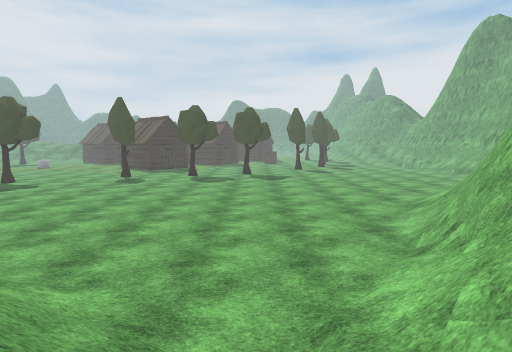
View 1 (above)

21 first-person views from a walk through a scene from a Unity 3-D project. The camera is 1.3 m above the floor, tilts 6° down and sees 80° across. The floor is counted in squares, 1 m on a side. Each view is taken from the middle of a square. On the plan, view 1 faces up. The plan holds only what a view shows up to about 14 squares ahead; the rest is blank. The place goes on beyond the plan. The player character is not drawn. Some surface patterns are stand-ins.

View 2
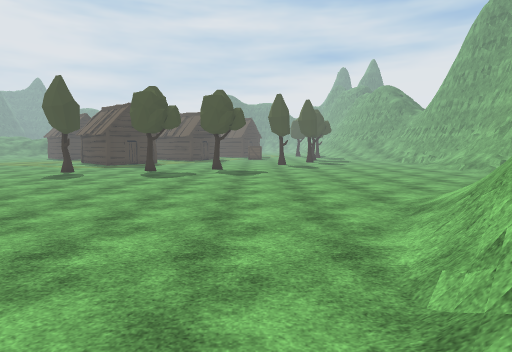

View 3
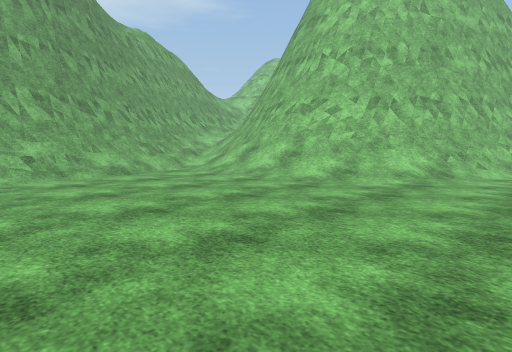

View 4
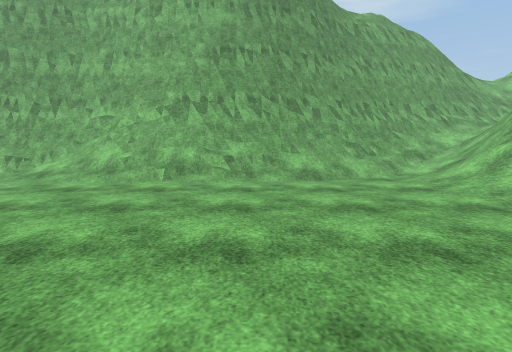

View 5
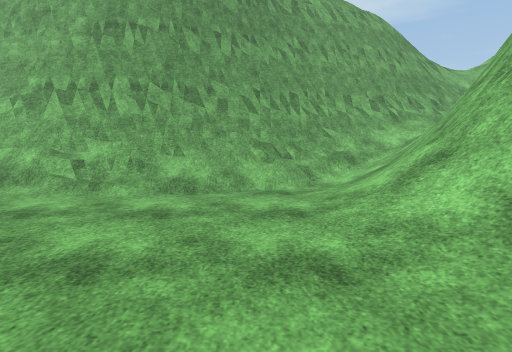

View 6
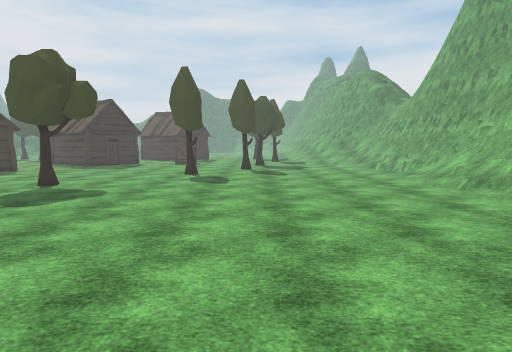

View 7
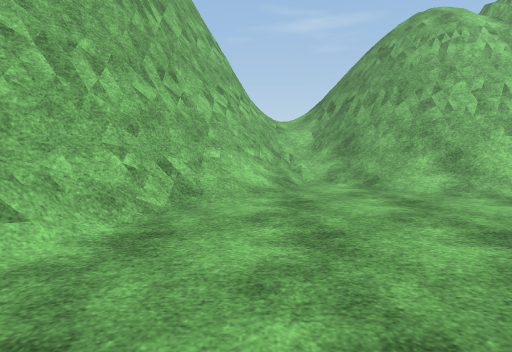

View 8
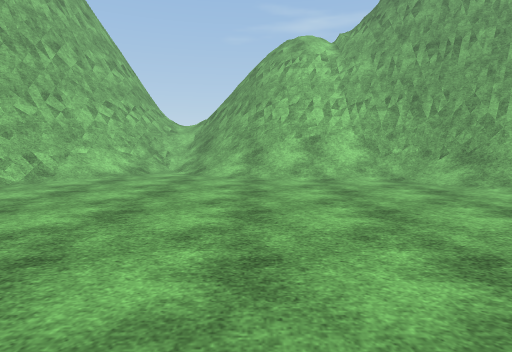

View 9
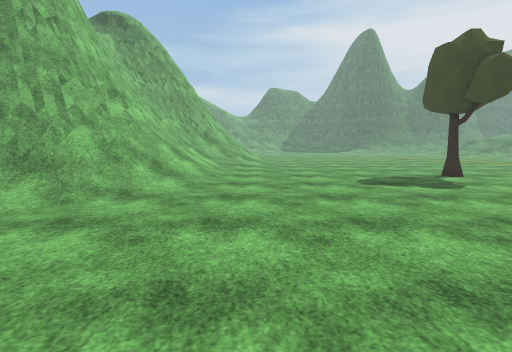

View 10
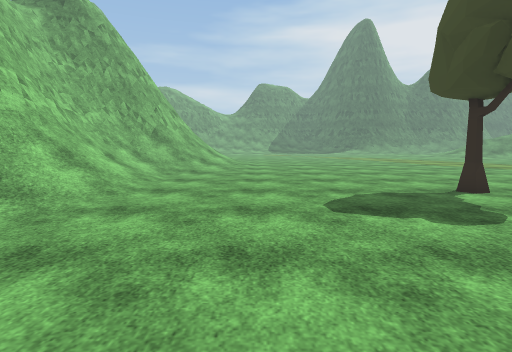

View 11
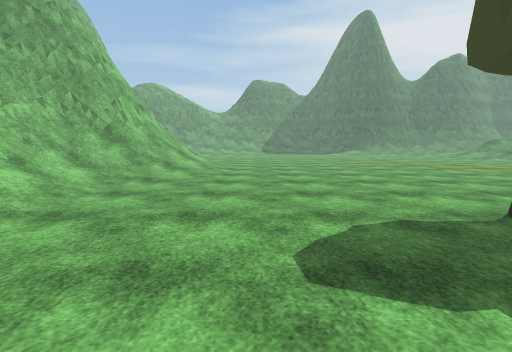

View 12
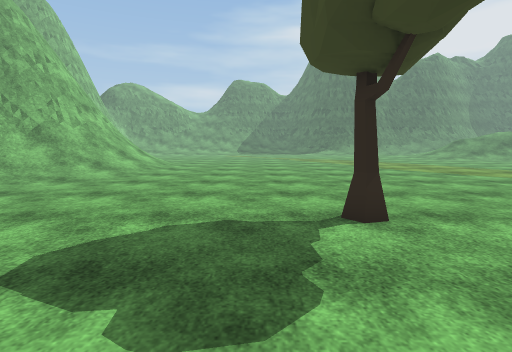

View 13
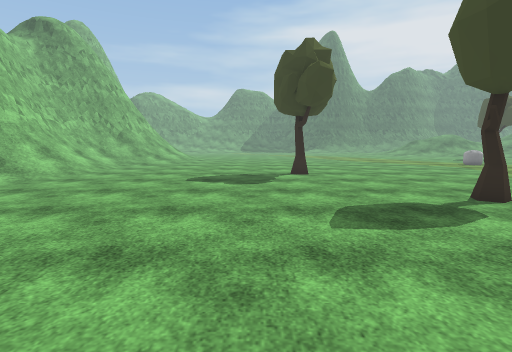

View 14
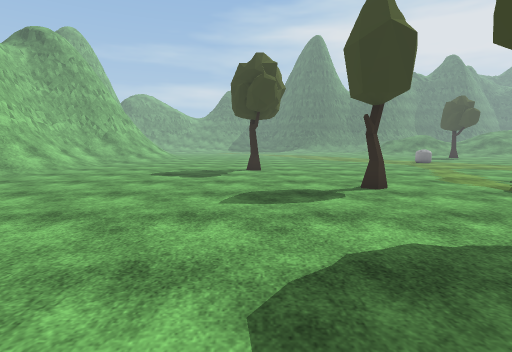

View 15
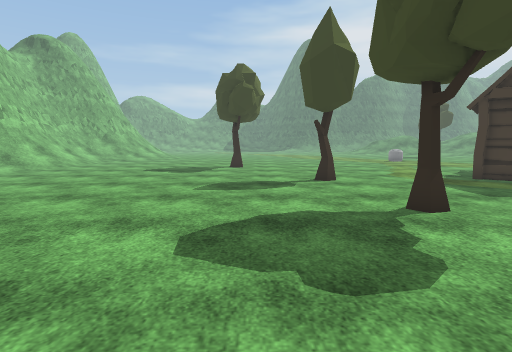

View 16
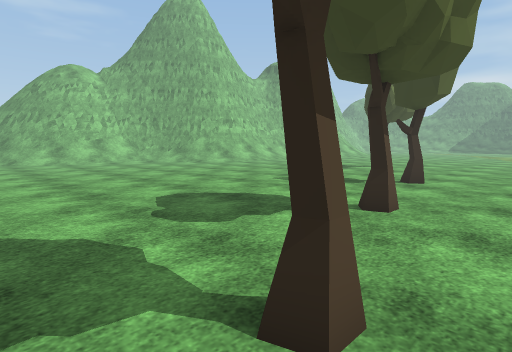

View 17
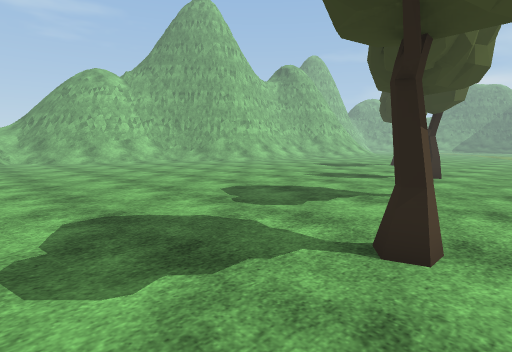

View 18
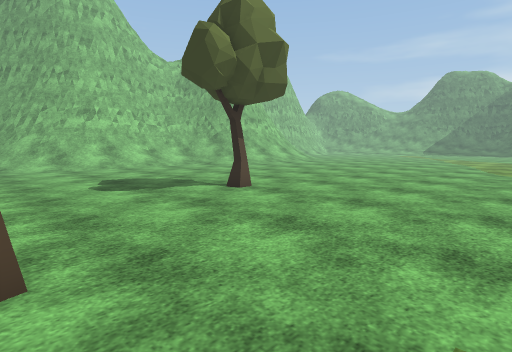

View 19
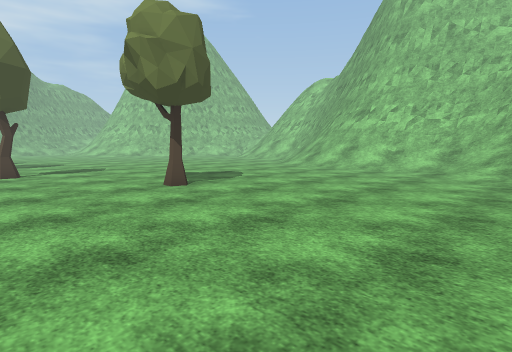

View 20
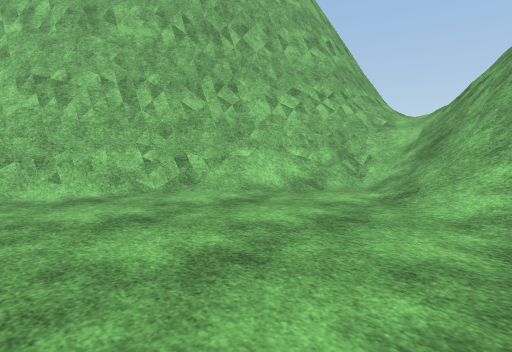

View 21
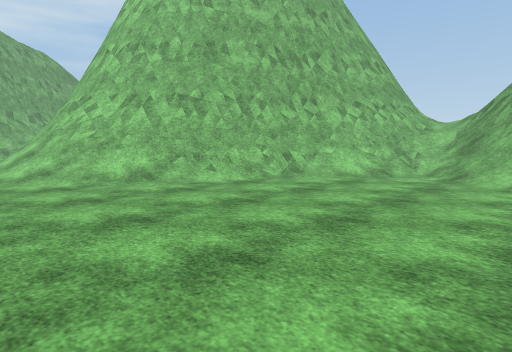

### Floor plan
Key: @ floor where view 1 was taken; # wall or solid block; . main floor; : floor 0.25 m higher than the main floor; / step, stairs or slope; = window, fence, low wall or low ledge; T tree.
Columns run from 25 left of view 1 to 22 right of it. Each row starts with its distance up from view 1.
 27 ....    .................................//=#
 26 ........................T................//##
 25 ....................T....................//##
 24 ...............T....T..................../##
 23 ...............T........................./=#
 22 ........................................./=#
 21 ........................................./=##
 20 .........T...............................//##
 19 .........................................//=#
 18 ........................................../###
 17 ........................................../ ##
 16 ..........................................//=#
 15 .................................../////////###
 14 .................................////////////=#
 13 ................................/////=#==#///=##
 12 //:............................///=#######=///##
 11 ////...........................//####    ##=///#
 10 ////////////................../####          //#
  9 =/////////////................/=##            /=
  8 #=#///#####////............../=##
  7 ###===## ##=////.............=##
  6  ######   ###=///.........../=#
  5            ###=///////.....//##
  4              ###=///////..//=#
  3               #######=///./==#
  2                    ###=/// ###
  1                     ###=//###
  0                       ##=@=#
 -1                       ##=/=#
 -2                        #///#

Where each view was taken, in squares from view 1:
view 1: 0 up, 0 right, facing up
view 2: 4 up, 2 right, facing up
view 3: 24 up, 3 right, facing down-right
view 4: 21 up, 5 right, facing right
view 5: 17 up, 8 right, facing right
view 6: 13 up, 8 right, facing up
view 7: 13 up, 2 right, facing down
view 8: 17 up, 4 left, facing down
view 9: 12 up, 4 left, facing left
view 10: 14 up, 8 left, facing left
view 11: 15 up, 11 left, facing left
view 12: 18 up, 11 left, facing left
view 13: 18 up, 3 left, facing left
view 14: 20 up, 1 left, facing left
view 15: 21 up, 1 right, facing left
view 16: 27 up, 1 right, facing down-left
view 17: 27 up, 3 right, facing down-left
view 18: 27 up, 10 left, facing down-left
view 19: 25 up, 25 left, facing down-right
view 20: 11 up, 4 left, facing down-right
view 21: 16 up, 4 left, facing down-right
